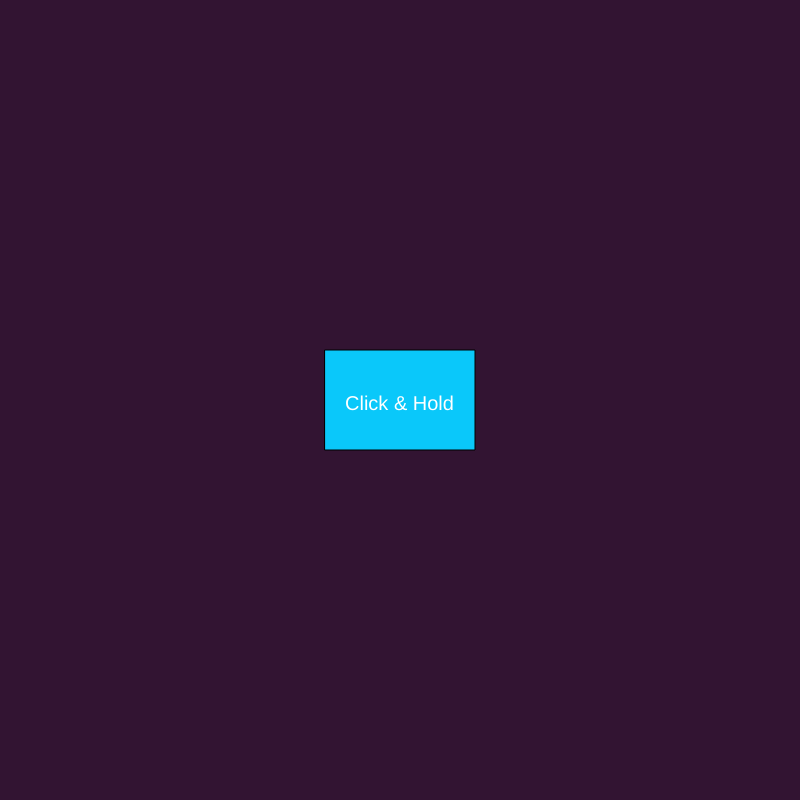
Frame 1 (no input)
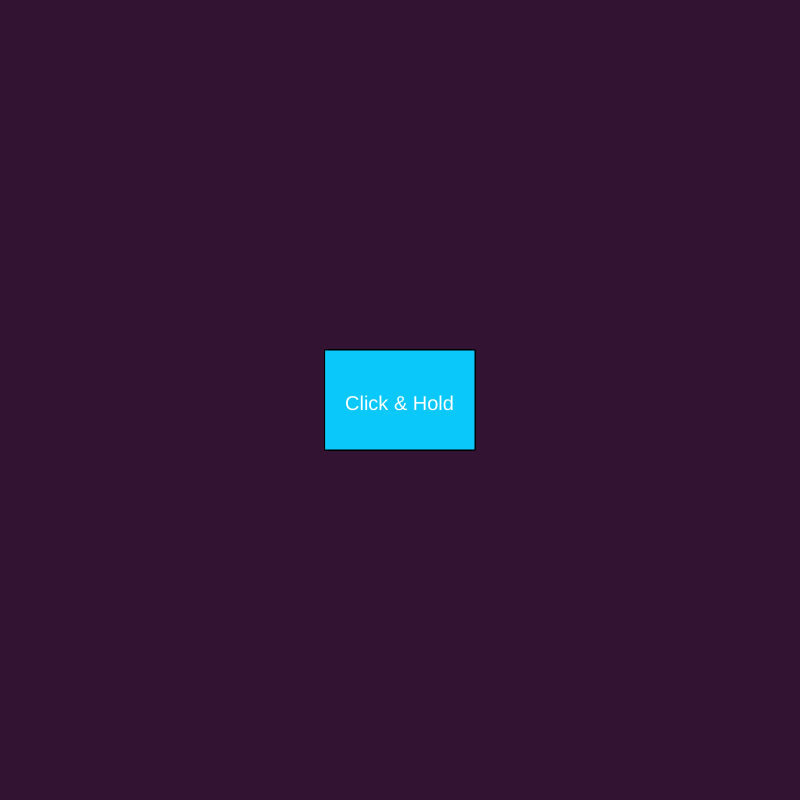
Frame 60 (no input)
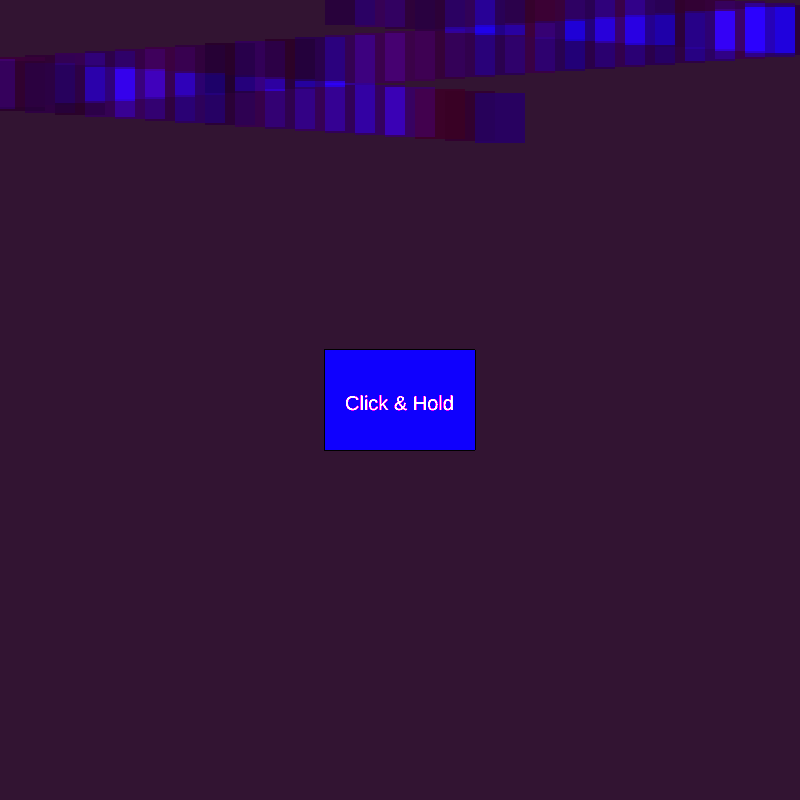
Frame 120 (the mouse pressed at the canvas centre since frame 60)

The p5.js sketch that drew these frames (run headless with seeded random() and noise() and a simulated clock; from frame 60 on, the mouse is pressed at the canvas centre):

// p5.js sketch
// ── sketch.js

var col = {
  r: 100,
  g: 10,
  b: 150
};

var midi_X = 350;
var midi_Y = 0;
var midi_effect = 30;
var xavier = 50;
var floof = 2;
var button = {};


function setup() {
    createCanvas(800, 800);
    background(50,20,50);

    button.x = width / 2;
    button.y = height / 2;
    button.width = 150;
    button.height = 100;
    button.color_a = color(150, 100, 50);
    button.color_b = color(10, 200, 250);
    button.text = "Click & Hold";

}

function draw() {


    if (mouseX >= button.x - button.width/2 && mouseX <= button.x + button.width/2 && mouseY >= button.y - button.height/2 && mouseY <= button.y + button.height/2){
      fill(button.color_a);
       if(mouseIsPressed){
         strokeWeight(0);
         fill(col.r, col.g, col.b);
         blendMode(OVERLAY);
         rect(midi_X, midi_Y, xavier, xavier);
         midi_X = midi_X + midi_effect;
         midi_Y = midi_Y + floof;
         if(midi_X <= 0 || midi_X >= width){midi_effect = -midi_effect;}
         if(midi_Y <= 0 || midi_Y >= height){floof = -floof +1;}
         col.r = random(100,150);
         col.g = random(0,10);
         col.b = random(100, 255);

      }
    } else {
    fill(button.color_b);
    }

      rectMode(CENTER);
      rect(button.x, button.y, button.width, button.height);

      fill(255);
      textSize(20);
      text(button.text, button.x-55, button.y + 10);




    }
